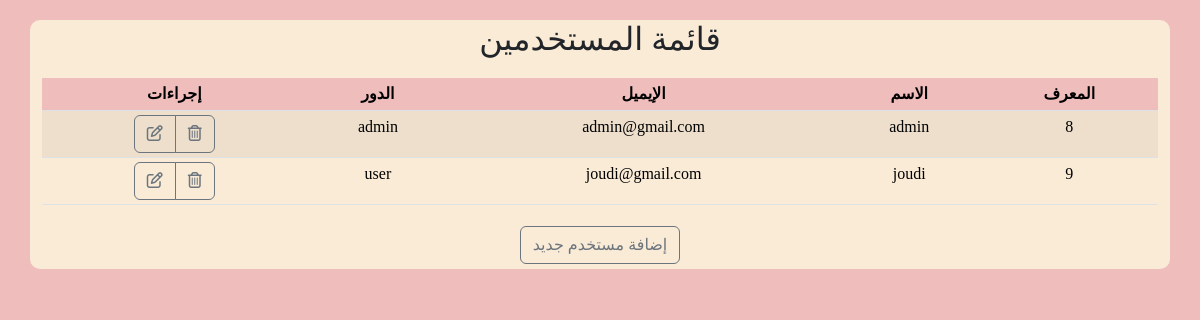
The app's page /pages/users.php (signed in) with its own data.
### tables this page shows
CREATE TABLE `users` (
  `id` int(11) NOT NULL,
  `username` varchar(100) NOT NULL,
  `email` varchar(100) NOT NULL,
  `password` varchar(255) NOT NULL,
  `role` varchar(50) DEFAULT 'user'
);

### pages/users.php (the view, shortened to what this page needs)
<?php
require '../includes/db.php';
$stmt = $conn->prepare("SELECT * FROM users");
$stmt->execute();
$result = $stmt->get_result();
?>
<!DOCTYPE html>
<html lang="ar">
<head>
    <link rel="stylesheet" href="https://cdnjs.cloudflare.com/ajax/libs/font-awesome/6.7.2/css/all.min.css" />
    <link href="https://cdn.jsdelivr.net/npm/bootstrap@5.3.6/dist/css/bootstrap.min.css" rel="stylesheet">
</head>
<body dir="rtl">
<div class="container">
    <h2 style="text-align:center; margin:20px 0 0 0">قائمة المستخدمين</h2>
    <div class="table-responsive">
        <table class="table table-striped table-sm">
            <thead>
                <tr>
                    <th style="background-color:#f0bdbd;">المعرف</th>
                    <th style="background-color:#f0bdbd;">الاسم</th>
                    <th style="background-color:#f0bdbd;">الإيميل</th>
                    <th style="background-color:#f0bdbd;">الدور</th>
                    <th style="background-color:#f0bdbd;">إجراءات</th>
                </tr>
            </thead>
            <tbody>
                <?php while ($user = $result->fetch_assoc()) : ?>
                    <tr>
                        <td style="background-color:#faebd7;"><?= $user['id'] ?></td>
                        <td style="background-color:#faebd7;"><?= htmlspecialchars($user['username']) ?></td>
                        <td style="background-color:#faebd7;"><?= htmlspecialchars($user['email']) ?></td>
                        <td style="background-color:#faebd7;"><?= $user['role'] ?></td>
                        <td style="background-color:#faebd7;">
                            <div class="btn-group" dir="ltr">
                                <button class="btn btn-outline-secondary deleteBtn"
                                        data-id="<?= $user['id'] ?>"
                                        data-username="<?= htmlspecialchars($user['username']) ?>"
                                        data-email="<?= htmlspecialchars($user['email']) ?>"
                                        data-role="<?= $user['role'] ?>"
                                        data-bs-toggle="modal" data-bs-target="#editUserModal">
                                    <i class="fa-regular fa-pen-to-square"></i>
                                </button>
                                <button class="btn btn-outline-secondary deleteBtn dang"
                                    data-id="<?= $user['id'] ?>"
                                    data-bs-toggle="modal" data-bs-target="#deleteUserModal">
                                    <i class="fa-regular fa-trash-can"></i>
                                </button>
                            </div>
                        </td>
                    </tr>
                <?php endwhile; ?>
            </tbody>
        </table>
    </div>
    <div style="text-align:center;">
         <a class="btn btn-outline-secondary" data-bs-toggle="modal" data-bs-target="#addUserModal">إضافة مستخدم جديد</a>
    </div>
</div>
</body>
</html>

### pages/users.php (style rules this page uses)
body { background-color:#f0bdbd; font-family: Trebuchet, serif ; }
.container { background-color:#faebd7; border-radius: 10px; }
table { margin: 20px auto; }
th, td { text-align: center; }
a { text-decoration: none; margin: 5px; }

### records on screen
users: id "8", username "admin", email "admin@gmail.com", role "admin"
users: id "9", username "joudi", email "joudi@gmail.com", role "user"
